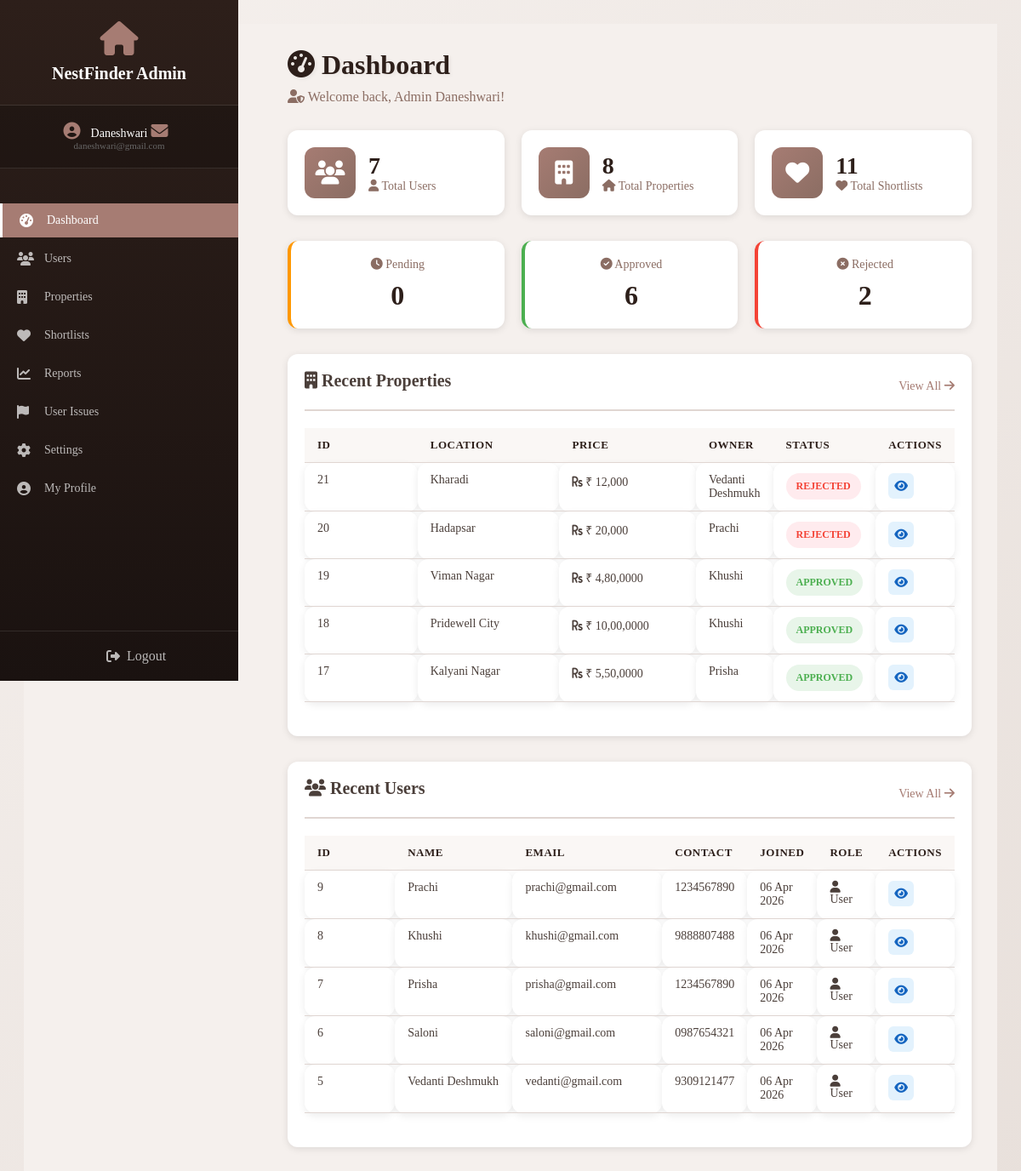
Page /admin_dashboard.php (signed in) on the committed database.
### tables this page shows
CREATE TABLE `properties` (
  `id` int(11) NOT NULL,
  `image` varchar(255) NOT NULL,
  `location` varchar(255) NOT NULL,
  `price` varchar(50) NOT NULL,
  `user_id` int(11) NOT NULL,
  `type` enum('Rent','Sale') NOT NULL,
  `pictures` int(11) DEFAULT NULL,
  `property_type` varchar(50) DEFAULT NULL,
  `rooms` varchar(20) DEFAULT NULL,
  `parking` varchar(30) DEFAULT NULL,
  `preferred_tenant` varchar(30) DEFAULT NULL,
  `possession_date` varchar(50) DEFAULT NULL,
  `age_of_building` varchar(20) DEFAULT NULL,
  `status` enum('pending','approved','rejected') NOT NULL DEFAULT 'approved',
  `admin_notes` text DEFAULT NULL,
  `view_count` int(11) NOT NULL DEFAULT 0,
  `created_at` timestamp NOT NULL DEFAULT current_timestamp(),
  `sqft` int(11) DEFAULT NULL,
  `furnish` enum('fully','semi','unfurnished') NOT NULL DEFAULT 'unfurnished'
);

CREATE TABLE `users` (
  `user_id` int(11) NOT NULL,
  `name` varchar(100) NOT NULL,
  `email` varchar(100) NOT NULL,
  `contact` varchar(15) NOT NULL,
  `profile_picture` varchar(255) DEFAULT NULL,
  `password` varchar(255) NOT NULL,
  `is_admin` tinyint(1) NOT NULL DEFAULT 0,
  `created_at` timestamp NOT NULL DEFAULT current_timestamp(),
  `failed_attempts` int(11) DEFAULT 0,
  `last_failed` datetime DEFAULT NULL,
  `remember_token` varchar(255) DEFAULT NULL
);

### admin_dashboard.php (the view, shortened to what this page needs)
<?php
include("db.php");
include("admin_sidebar.php");
$totalUsers = mysqli_fetch_assoc(mysqli_query($conn, "SELECT COUNT(*) as count FROM users"))['count'];
$totalProperties = mysqli_fetch_assoc(mysqli_query($conn, "SELECT COUNT(*) as count FROM properties"))['count'];
$totalShortlists = mysqli_fetch_assoc(mysqli_query($conn, "SELECT COUNT(*) as count FROM shortlist"))['count'];
$pendingProperties = mysqli_fetch_assoc(mysqli_query($conn, "SELECT COUNT(*) as count FROM properties WHERE status='pending'"))['count'];
$approvedProperties = mysqli_fetch_assoc(mysqli_query($conn, "SELECT COUNT(*) as count FROM properties WHERE status='approved'"))['count'];
$rejectedProperties = mysqli_fetch_assoc(mysqli_query($conn, "SELECT COUNT(*) as count FROM properties WHERE status='rejected'"))['count'];
$recentProperties = mysqli_query($conn, "SELECT p.*, u.email, u.name FROM properties p JOIN users u ON p.user_id = u.user_id ORDER BY p.id DESC LIMIT 5");
$recentUsers = mysqli_query($conn, "SELECT * FROM users ORDER BY user_id DESC LIMIT 5");
?>
<!DOCTYPE html>
<html>
<head>
    <link rel="stylesheet" href="style.css">
    <link rel="stylesheet" href="https://cdnjs.cloudflare.com/ajax/libs/font-awesome/6.5.0/css/all.min.css">
</head>
<body>
<div class="admin-wrapper">
    <?php include("admin_sidebar.php"); ?>
    <div class="admin-main">
        <div class="admin-header">
            <h1><i class="fas fa-tachometer-alt"></i> Dashboard</h1>
            <p><i class="fas fa-user-shield"></i> Welcome back, Admin <?php echo htmlspecialchars($_SESSION['name']); ?>!</p>
        </div>
        <div class="stats-grid">
            <div class="stat-card">
                <div class="stat-icon">
                    <i class="fas fa-users"></i>
                </div>
                <div class="stat-info">
                    <h3><?php echo $totalUsers; ?></h3>
                    <p><i class="fas fa-user"></i> Total Users</p>
                </div>
            </div>
            <div class="stat-card">
                <div class="stat-icon">
                    <i class="fas fa-building"></i>
                </div>
                <div class="stat-info">
                    <h3><?php echo $totalProperties; ?></h3>
                    <p><i class="fas fa-home"></i> Total Properties</p>
                </div>
            </div>
            <div class="stat-card">
                <div class="stat-icon">
                    <i class="fas fa-heart"></i>
                </div>
                <div class="stat-info">
                    <h3><?php echo $totalShortlists; ?></h3>
                    <p><i class="fas fa-heart"></i> Total Shortlists</p>
                </div>
            </div>
        </div>
        <div class="status-grid">
            <div class="status-card pending">
                <span class="status-label"><i class="fas fa-clock"></i> Pending</span>
                <span class="status-count"><?php echo $pendingProperties; ?></span>
            </div>
            <div class="status-card approved">
                <span class="status-label"><i class="fas fa-check-circle"></i> Approved</span>
                <span class="status-count"><?php echo $approvedProperties; ?></span>
            </div>
            <div class="status-card rejected">
                <span class="status-label"><i class="fas fa-times-circle"></i> Rejected</span>
                <span class="status-count"><?php echo $rejectedProperties; ?></span>
            </div>
        </div>
        <div class="recent-section">
            <div class="section-header">
                <h2><i class="fas fa-building"></i> Recent Properties</h2>
                <a href="admin_properties.php" class="view-all">View All <i class="fas fa-arrow-right"></i></a>
            </div>
            <table class="admin-table">
                <thead>
                    <tr>
                        <th>ID</th>
                        <th>Location</th>
                        <th>Price</th>
                        <th>Owner</th>
                        <th>Status</th>
                        <th>Actions</th>
                    </tr>
                </thead>
                <tbody>
                    <?php while($prop = mysqli_fetch_assoc($recentProperties)): ?>
                    <tr>
                        <td><?php echo $prop['id']; ?></td>
                        <td><?php echo $prop['location']; ?></td>
                        <td><i class="fas fa-rupee-sign"></i> <?php echo indianCurrency($prop['price']); ?></td>
                        <td><?php echo $prop['name'] ?: $prop['email']; ?></td>
                        <td><span class="status-badge <?php echo $prop['status']; ?>"><?php echo $prop['status']; ?></span></td>
                        <td>
                            <a href="admin_property_view.php?id=<?php echo $prop['id']; ?>" class="action-btn view-btn"><i class="fas fa-eye"></i></a>
                        </td>
                    </tr>
                    <?php endwhile; ?>
                </tbody>
            </table>
        </div>
        <div class="recent-section">
            <div class="section-header">
                <h2><i class="fas fa-users"></i> Recent Users</h2>
                <a href="admin_users.php" class="view-all">View All <i class="fas fa-arrow-right"></i></a>
            </div>
            <table class="admin-table">
                <thead>
                    <tr>
                        <th>ID</th>
                        <th>Name</th>
                        <th>Email</th>
                        <th>Contact</th>
                        <th>Joined</th>
                        <th>Role</th>
                        <th>Actions</th>
                    </tr>
                </thead>
                <tbody>
                    <?php while($user = mysqli_fetch_assoc($recentUsers)): ?>
                    <tr>
                        <td><?php echo $user['user_id']; ?></td>
                        <td><?php echo htmlspecialchars($user['name']); ?></td>
                        <td><?php echo $user['email']; ?></td>
                        <td><?php echo $user['contact']; ?></td>
                        <td><?php echo date('d M Y', strtotime($user['created_at'])); ?></td>
                        <td><?php echo $user['is_admin'] == 1 ? '<i class="fas fa-user-shield"></i> Admin' : '<i class="fas fa-user"></i> User'; ?></td>
                        <td>
                            <a href="admin_user_view.php?id=<?php echo $user['user_id']; ?>" class="action-btn view-btn"><i class="fas fa-eye"></i></a>
                        </td>
                    </tr>
                    <?php endwhile; ?>
                </tbody>
            </table>
        </div>
    </div>
</div>
</body>
</html>

### rows in the picture
properties: id "21", location "Kharadi", price "₹ 12,000", user.name "Vedanti Deshmukh", status "REJECTED"
properties: id "20", location "Hadapsar", price "₹ 20,000", user.name "Prachi", status "REJECTED"
properties: id "19", location "Viman Nagar", price "₹ 4,80,0000", user.name "Khushi", status "APPROVED"
properties: id "18", location "Pridewell City", price "₹ 10,00,0000", user.name "Khushi", status "APPROVED"
properties: id "17", location "Kalyani Nagar", price "₹ 5,50,0000", user.name "Prisha", status "APPROVED"
users: user_id "9", name "Prachi", email "prachi@gmail.com", contact "1234567890", created_at "06 Apr 2026", is_admin 0 (drawn)
users: user_id "8", name "Khushi", email "khushi@gmail.com", contact "9888807488", created_at "06 Apr 2026", is_admin 0 (drawn)
users: user_id "7", name "Prisha", email "prisha@gmail.com", contact "1234567890", created_at "06 Apr 2026", is_admin 0 (drawn)
users: user_id "6", name "Saloni", email "saloni@gmail.com", contact "0987654321", created_at "06 Apr 2026", is_admin 0 (drawn)
users: user_id "5", name "Vedanti Deshmukh", email "vedanti@gmail.com", contact "9309121477", created_at "06 Apr 2026", is_admin 0 (drawn)

### other values in the picture
$_SESSION['name'] "Daneshwari Daneshwari"
$_SESSION['email'] "daneshwari@gmail.com daneshwari@gmail.com"
$_SESSION['name'] "Daneshwari"
$totalUsers "7"
$totalProperties "8"
$totalShortlists "11"
$pendingProperties "0"
$approvedProperties "6"
$rejectedProperties "2"
